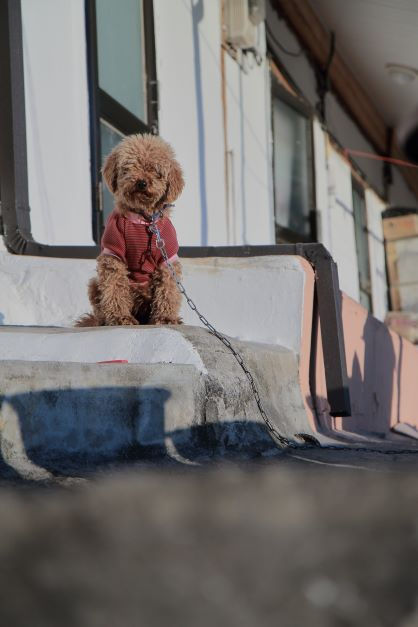
#> input picture picture1.png, 418 x 627 px
$ python 123.py
#> lines starting #> are read from the running program, lines starting #| are printed output that depends on the picture; after the words box and inside, x2 and y2 are one past the last pixel; in counts of white or black regions, pixels touching at a corner belong together
import cv2
import numpy as np
# 이미지를 불러옵니다.
img = cv2.imread('picture1.png')
#> img is the input picture: shape (627, 418, 3); mean B, G, R 108.7, 110.2, 114.4
# 이미지를 회색조로 변경합니다.
gray = cv2.cvtColor(img, cv2.COLOR_BGR2GRAY)
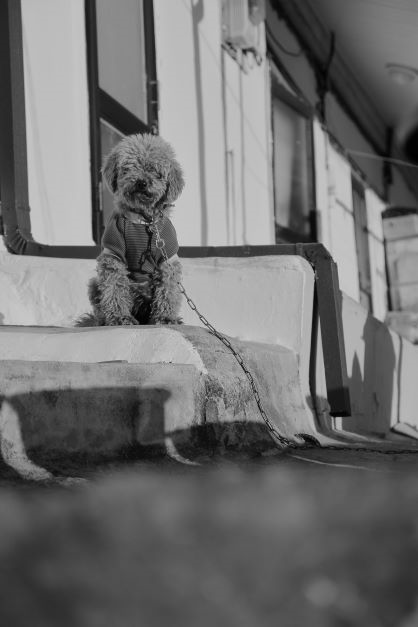
#> gray: shape (627, 418); min 0, max 215, mean 111.3
# 가우시안 블러(흐리게) 처리합니다.
gray = cv2.medianBlur(gray, 3)
# 엣지 검출을 수행합니다.
edges = cv2.adaptiveThreshold(gray, 255, cv2.ADAPTIVE_THRESH_MEAN_C, cv2.THRESH_BINARY, 9, 9)
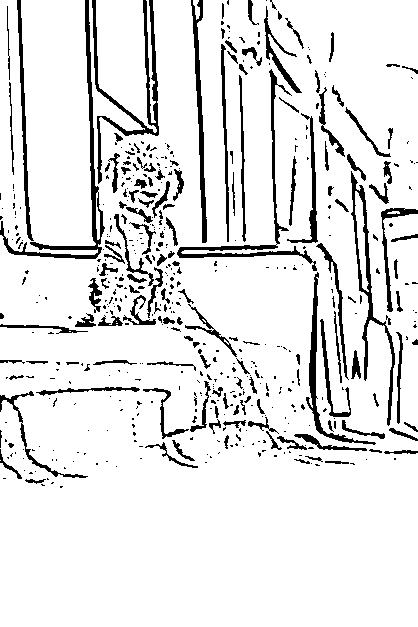
#> edges: shape (627, 418); 89.6% white; 521 black regions (367 under 20 px), largest, box (x1, y1, x2, y2) and area: (0, 0, 105, 259) 1913, (92, 0, 159, 184) 1912, (177, 69, 317, 271) 1574
# 컬러 이미지로 변경합니다.
color = cv2.bilateralFilter(img, 9, 300, 300)
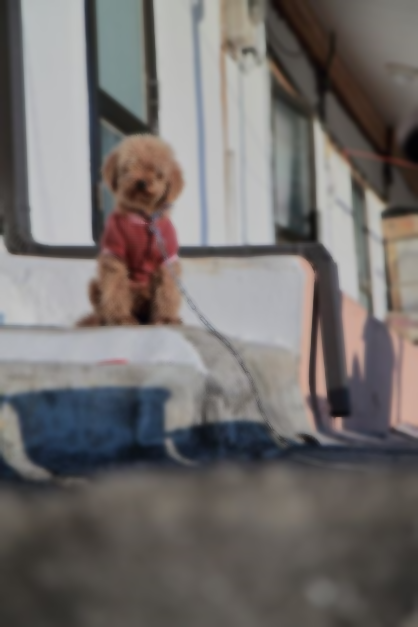
#> color: shape (627, 418, 3); mean B, G, R 108.7, 110.3, 114.4
# 컬러 이미지와 엣지를 합성합니다.
cartoon = cv2.bitwise_and(color, color, mask=edges)
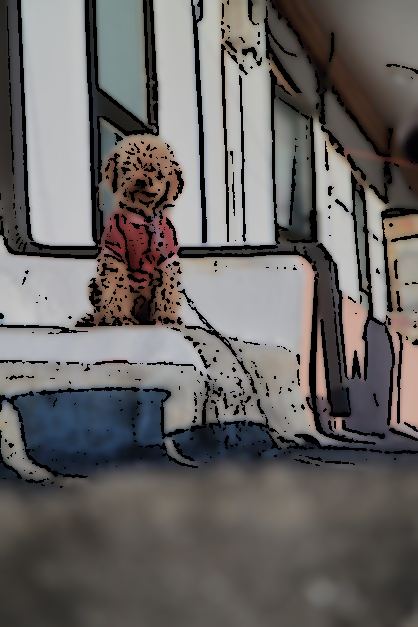
#> cartoon: shape (627, 418, 3); mean B, G, R 100, 101.5, 104.8
# 결과를 출력합니다.
cv2.imshow("Cartoon", cartoon)
cv2.waitKey(0)
cv2.destroyAllWindows()

$ run again, with Poodle.PNG copied over picture1.png
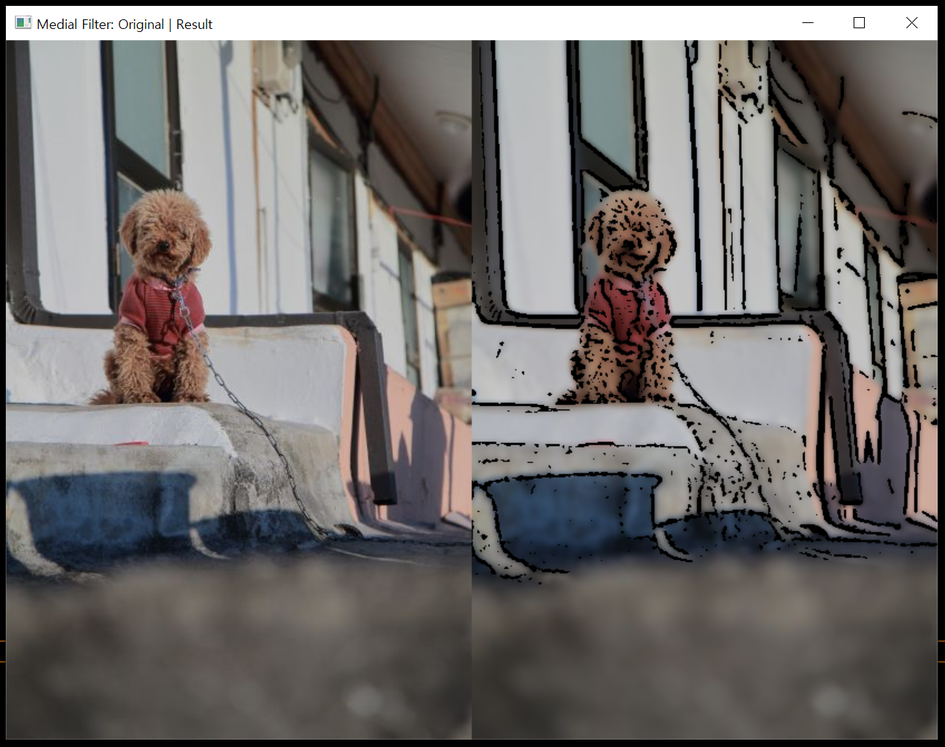
#> input picture Poodle.PNG, 945 x 747 px, shrunk from 1272 x 1005 before the run
#> img is the input picture: shape (747, 945, 3); mean B, G, R 107.8, 109.2, 112.7
#> `edges = cv2.adaptiveThreshold(gray, 255, cv2.ADAPTIVE_THRESH_MEAN_C, c..`:
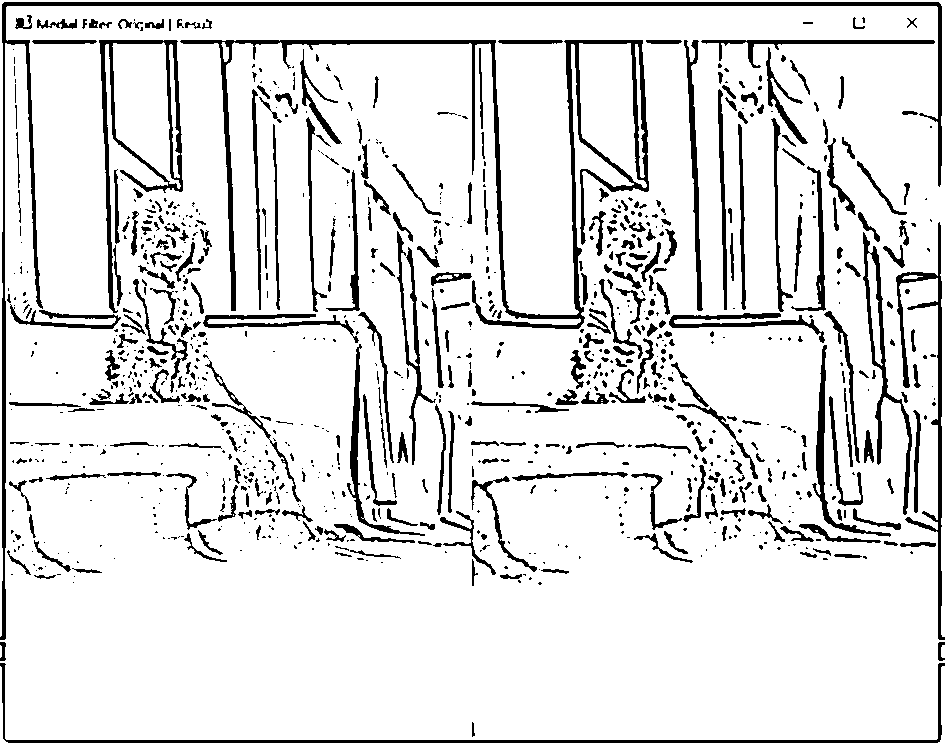
#> edges: shape (747, 945); 88.4% white; 989 black regions (601 under 20 px), largest, box (x1, y1, x2, y2) and area: (180, 40, 649, 329) 9021, (0, 2, 942, 640) 7565, (99, 40, 183, 313) 3331
#> `cartoon = cv2.bitwise_and(color, color, mask=edges)`:
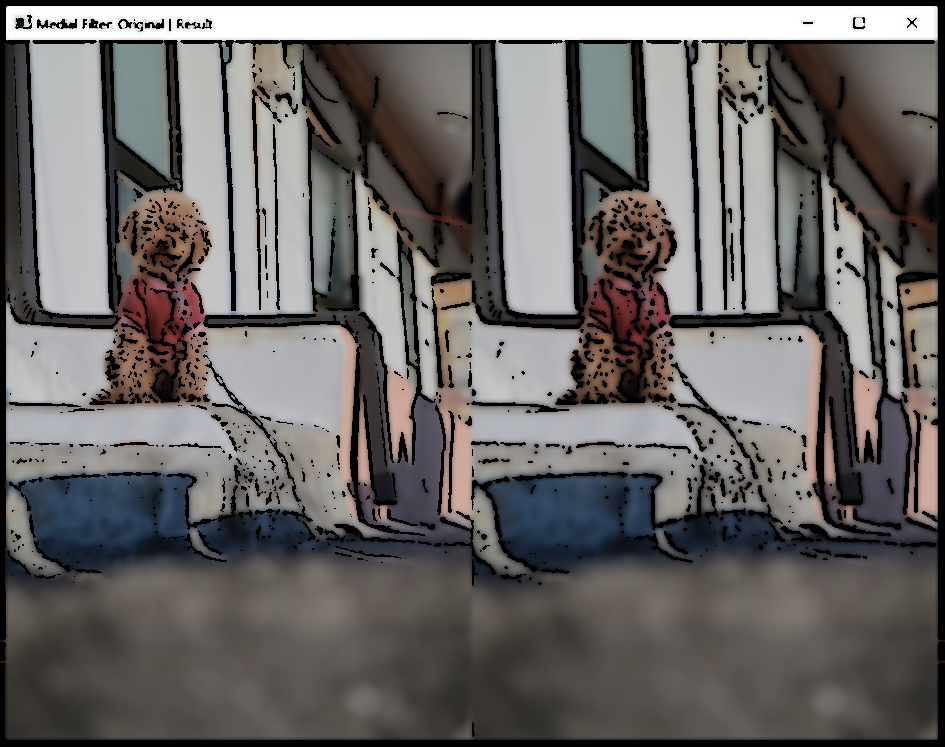
#> cartoon: shape (747, 945, 3); mean B, G, R 101.2, 102.5, 105.5
